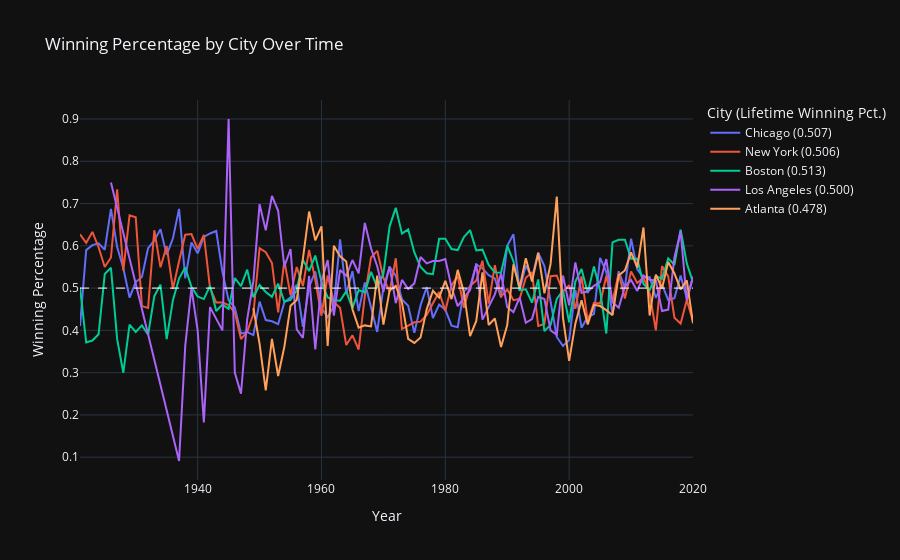

Notebook cell for this chart:
### Markdown cell above
## Visualizing Multiple Cities Together

### Code cell
def temp(df):
    return "".join([row.team_name + ": " + str(row.win_pct)[:5] + "<br>" for i, row in df.iterrows()])
temp_df = df.query('year > 1920').groupby(["year", "place"]).win_pct.mean().reset_index()
temp_df = temp_df.merge(df.groupby(["year", "place"]).apply(temp).reset_index(), on=["year", "place"]).rename(columns={0: "teams"})
cities = ["Chicago", "New York", "Boston", "Los Angeles", "Atlanta"]
fig = go.Figure()
for city in cities:
    temp = temp_df.query(f"place == '{city}'")
    win_pct = str(temp.win_pct.mean())[:5]
    print(city, win_pct)
    fig.add_trace(
        go.Scatter(x=temp.year.tolist(), 
        y=temp.win_pct.tolist(),
        text=temp.teams.tolist(),
        mode="lines",
        hovertemplate =
        '<br><b>Year</b>: %{x}<br>'+
        '<b>Winning Pct.</b>: %{y:.2f}<br>'+
        '%{text}' +
        '<extra></extra>',
        name=city + f" ({win_pct})"))
fig.add_hline(y=.5, line_width=1, line_dash="dash", line_color="white")
fig.update_layout(
    title= "Winning Percentage by City Over Time",
    xaxis_title="Year",
    yaxis_title="Winning Percentage",
    legend_title_text="City (Lifetime Winning Pct.)"
)
fig.write_html(os.path.join(output_dir,"city_avg.html"))
fig.show()
